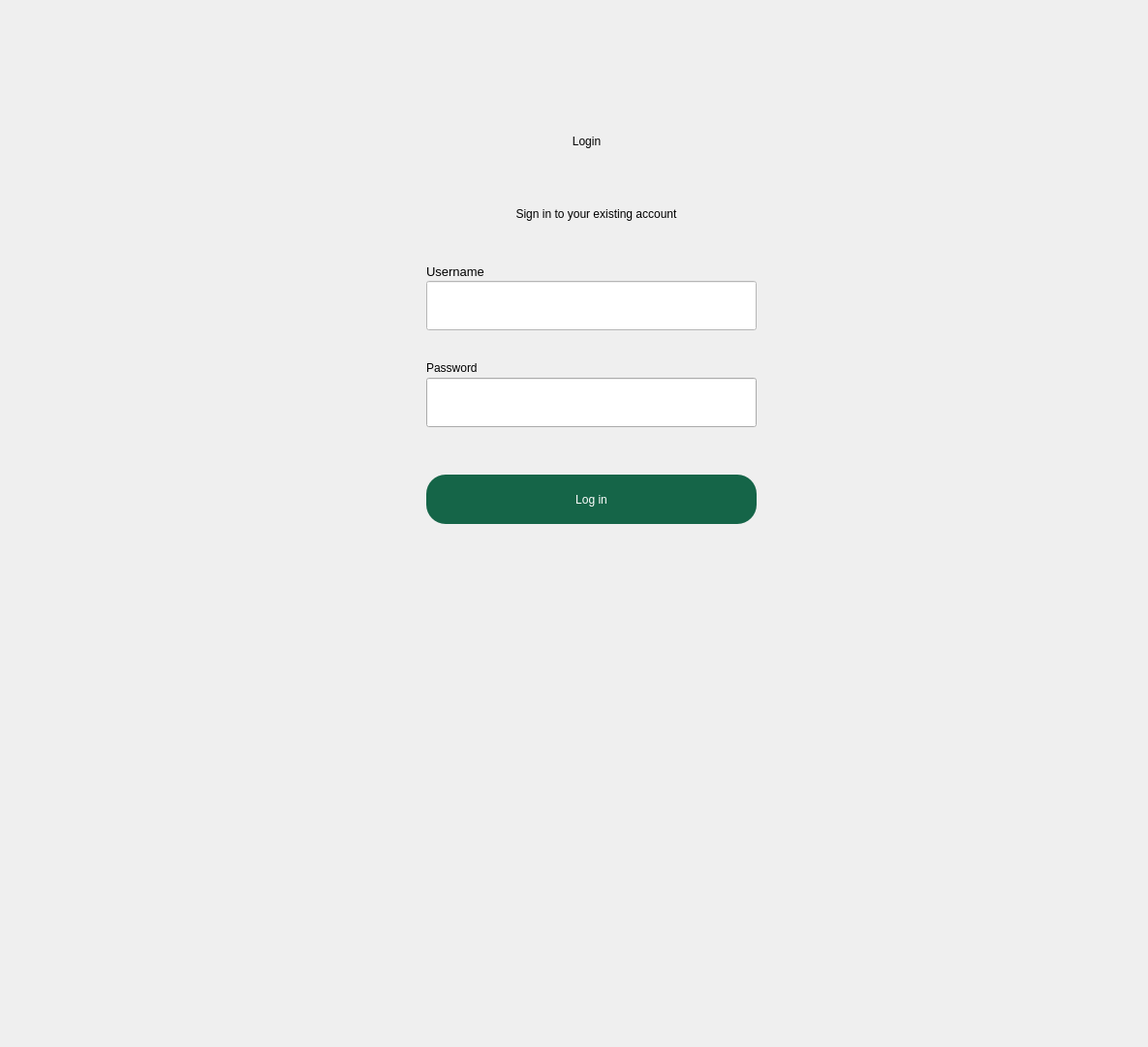
<?xml version="1.0" encoding="UTF-8"?>
<ui version="4.0">
 <class>Dialog</class>
 <widget class="QDialog" name="Dialog">
  <property name="geometry">
   <rect>
    <x>0</x>
    <y>0</y>
    <width>1185</width>
    <height>1081</height>
   </rect>
  </property>
  <property name="windowTitle">
   <string>Dialog</string>
  </property>
  <widget class="QWidget" name="bgwidget" native="true">
   <property name="geometry">
    <rect>
     <x>0</x>
     <y>0</y>
     <width>1201</width>
     <height>801</height>
    </rect>
   </property>
   <property name="styleSheet">
    <string notr="true">QWidget#bgwidget{
background-color: &quot;#D4D6CF&quot;; }</string>
   </property>
   <widget class="QLabel" name="label">
    <property name="geometry">
     <rect>
      <x>530</x>
      <y>110</y>
      <width>151</width>
      <height>71</height>
     </rect>
    </property>
    <property name="styleSheet">
     <string notr="true">font: 36pt &quot;MS Shell Dlg 2&quot;; color: #000000</string>
    </property>
    <property name="text">
     <string>Login</string>
    </property>
    <property name="alignment">
     <set>Qt::AlignCenter</set>
    </property>
   </widget>
   <widget class="QLabel" name="label_2">
    <property name="geometry">
     <rect>
      <x>420</x>
      <y>200</y>
      <width>391</width>
      <height>41</height>
     </rect>
    </property>
    <property name="styleSheet">
     <string notr="true">font: 16pt &quot;MS Shell Dlg 2&quot;;color: #000000;</string>
    </property>
    <property name="text">
     <string>Sign in to your existing account</string>
    </property>
    <property name="alignment">
     <set>Qt::AlignCenter</set>
    </property>
   </widget>
   <widget class="QPushButton" name="login">
    <property name="geometry">
     <rect>
      <x>440</x>
      <y>490</y>
      <width>341</width>
      <height>51</height>
     </rect>
    </property>
    <property name="styleSheet">
     <string notr="true">border-radius:20px;
background-color: #156548;
font: 14pt &quot;MS Shell Dlg 2&quot;;
color: #ffffff;</string>
    </property>
    <property name="text">
     <string>Log in</string>
    </property>
   </widget>
   <widget class="QLineEdit" name="emailfield">
    <property name="geometry">
     <rect>
      <x>440</x>
      <y>290</y>
      <width>341</width>
      <height>51</height>
     </rect>
    </property>
    <property name="styleSheet">
     <string notr="true">background-color: #ffffff;
font: 12pt &quot;MS Shell Dlg 2&quot;;
</string>
    </property>
   </widget>
   <widget class="QLineEdit" name="passwordfield">
    <property name="geometry">
     <rect>
      <x>440</x>
      <y>390</y>
      <width>341</width>
      <height>51</height>
     </rect>
    </property>
    <property name="styleSheet">
     <string notr="true">background-color: #fffff;
font: 12pt &quot;MS Shell Dlg 2&quot;;</string>
    </property>
   </widget>
   <widget class="QLabel" name="label_3">
    <property name="geometry">
     <rect>
      <x>440</x>
      <y>270</y>
      <width>81</width>
      <height>20</height>
     </rect>
    </property>
    <property name="font">
     <font>
      <family>MS Shell Dlg 2</family>
      <pointsize>10</pointsize>
      <italic>false</italic>
      <bold>false</bold>
     </font>
    </property>
    <property name="styleSheet">
     <string notr="true">font: 10pt &quot;MS Shell Dlg 2&quot;;</string>
    </property>
    <property name="text">
     <string>Username</string>
    </property>
   </widget>
   <widget class="QLabel" name="label_4">
    <property name="geometry">
     <rect>
      <x>440</x>
      <y>370</y>
      <width>81</width>
      <height>20</height>
     </rect>
    </property>
    <property name="styleSheet">
     <string notr="true">font: 10pt &quot;MS Shell Dlg 2&quot;;</string>
    </property>
    <property name="text">
     <string>Password</string>
    </property>
   </widget>
   <widget class="QLabel" name="error">
    <property name="geometry">
     <rect>
      <x>440</x>
      <y>456</y>
      <width>341</width>
      <height>20</height>
     </rect>
    </property>
    <property name="styleSheet">
     <string notr="true">font: 12pt &quot;MS Shell Dlg 2&quot;; color:red;</string>
    </property>
    <property name="text">
     <string/>
    </property>
   </widget>
  </widget>
 </widget>
 <resources/>
 <connections/>
</ui>
